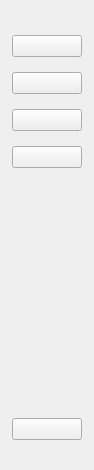
<?xml version="1.0" encoding="UTF-8"?>
<ui version="4.0">
 <class>BlogFormLeftLink</class>
 <widget class="QWidget" name="BlogFormLeftLink">
  <property name="geometry">
   <rect>
    <x>0</x>
    <y>0</y>
    <width>94</width>
    <height>470</height>
   </rect>
  </property>
  <property name="windowTitle">
   <string/>
  </property>
  <layout class="QVBoxLayout" name="verticalLayout">
   <property name="spacing">
    <number>15</number>
   </property>
   <property name="leftMargin">
    <number>12</number>
   </property>
   <property name="topMargin">
    <number>35</number>
   </property>
   <property name="rightMargin">
    <number>12</number>
   </property>
   <property name="bottomMargin">
    <number>30</number>
   </property>
   <item>
    <widget class="QPushButton" name="blog_qq_button">
     <property name="text">
      <string/>
     </property>
    </widget>
   </item>
   <item>
    <widget class="QPushButton" name="blog_group_button">
     <property name="text">
      <string/>
     </property>
    </widget>
   </item>
   <item>
    <widget class="QPushButton" name="blog_weixin_button">
     <property name="text">
      <string/>
     </property>
    </widget>
   </item>
   <item>
    <widget class="QPushButton" name="blog_login_button">
     <property name="text">
      <string/>
     </property>
    </widget>
   </item>
   <item>
    <spacer name="verticalSpacer_2">
     <property name="orientation">
      <enum>Qt::Vertical</enum>
     </property>
     <property name="sizeHint" stdset="0">
      <size>
       <width>20</width>
       <height>40</height>
      </size>
     </property>
    </spacer>
   </item>
   <item>
    <widget class="QPushButton" name="blog_up_button">
     <property name="text">
      <string/>
     </property>
    </widget>
   </item>
  </layout>
 </widget>
 <resources/>
 <connections/>
</ui>
